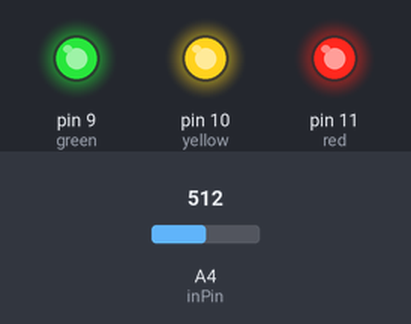
This sketch was run on a simulated Arduino Uno, built with avr-gcc and run on an emulated ATmega328P. On the bench: output pins drawn as LEDs (lit = HIGH). Inputs (shaded band) come from the test bench; at power-on: A4 (inPin) = 512. What the sketch prints to the serial monitor is not drawn.

Above: at 0.15 s.
At 0.5 s:
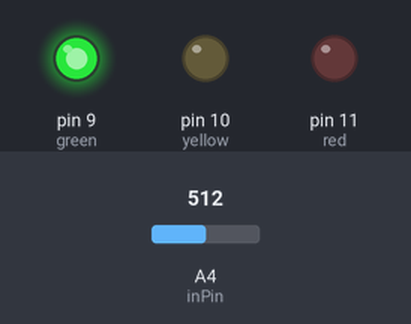
Timing chart, 0 to 2.0 s (numbered marks = the images above):
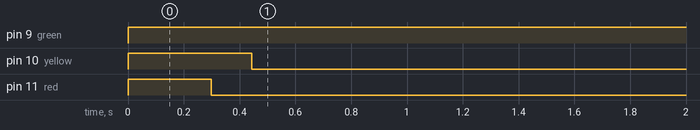

The sketch:

emf.ino
```cpp
#include <string.h>

int inPin = 4;
int val = 0;
int red = 11;
int yellow = 10;
int green = 9;
int brightness = 255;
int buzzer = 7;
int readings[15];
int limit = 15;
int index = 0;
int total = 0;
int average;

void setup() {
  Serial.begin(9600);
  for (int i = 0; i < 15; i++) {
    readings[i] = 0;

  }

}

void loop() {

  val = analogRead(inPin);


  if(val >= 1){

    val = constrain(val, 1, limit);
    val = map(val, 1, limit, 1, 1023);

    total -= readings[index];
    readings[index] = val;
    total += readings[index];
    index = (index + 1);

    if (index >= 15){
      index = 0;
    }
    average = total / 15;

    if (average >= 1023){
      ledG();
      Serial.print("NO EMF IS FOUND");
    }

    else if (average > 800 && average < 1000){
      ledY();
      Serial.print("EMF IS FOUND IN THE NEARBY AREA");
    }

    else if ( average <= 800){
      ledR();
      Serial.print("HIGH EMF IS FOUND");
    }
    Serial.print("Voltage: ");
    Serial.println(abs((average*5/1023.0)-5));

  }
}

void ledG(){
  analogWrite(green, 255);
  analogWrite(yellow, 0);
  analogWrite(red, 0);
}

void ledY(){
  analogWrite(green, 255);
  analogWrite(yellow, 255);
  analogWrite(red, 0);
}

void ledR(){
  analogWrite(green, 255);
  analogWrite(yellow, 255);
  analogWrite(red, 255);
}
```

Measured:
- by itself, pin 9 (green): LOW → HIGH at 0.00 s
- by itself, pin 10 (yellow): LOW → HIGH at 0.00 s, → LOW 0.44 s later
- by itself, pin 11 (red): LOW → HIGH at 0.00 s, → LOW 0.30 s later
